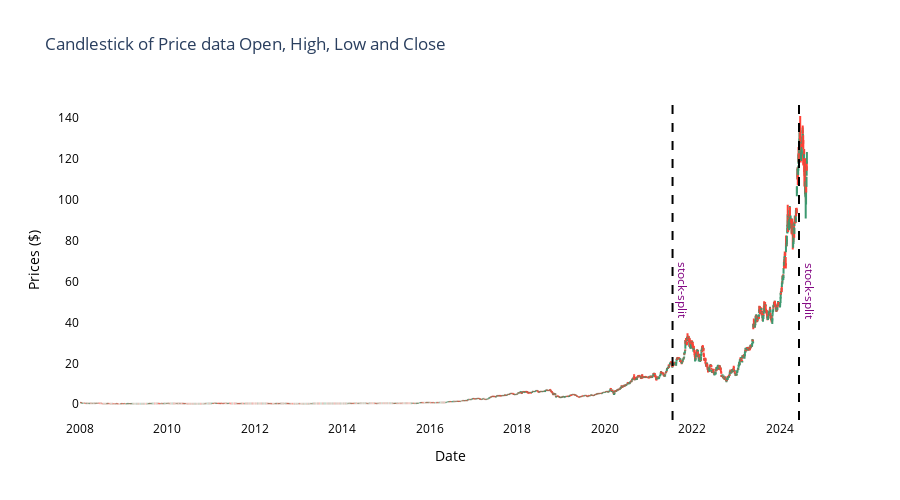

Write notebook code for a chart like this one.
### Code cell
# Plot candlestick of the historical stock data
# stock_split = {'event_dates': ['2024-06-10', '2021-07-20', '2007-09-11', '2006-04-07', '2001-09-12', '2000-06-27'], 'event_title': 'stock-split'}
stock_split = {'event_dates': ['2024-06-10', '2021-07-20'], 'event_title': 'stock-split'}
ldata.plotCandleStick(df, events=stock_split)

### Figure 1 — Plotly figure (JSON) as saved in the notebook; plotly's stock layout.template omitted (floating-point values rounded to 4 significant figures; data arrays with more than 128 entries replaced by an {"elided": "..."} marker saying what was removed)
{"data": [{"close": {"elided": "4184 float values"}, "high": {"elided": "4184 float values"}, "low": {"elided": "4184 float values"}, "open": {"elided": "4184 float values"}, "x": {"elided": "4184 str values"}, "type": "ohlc"}], "layout": {"shapes": [{"line": {"color": "black", "dash": "dash", "width": 2}, "type": "line", "x0": "2024-06-10", "x1": "2024-06-10", "xref": "x", "y0": 0, "y1": 1, "yref": "paper"}, {"line": {"color": "black", "dash": "dash", "width": 2}, "type": "line", "x0": "2021-07-20", "x1": "2021-07-20", "xref": "x", "y0": 0, "y1": 1, "yref": "paper"}], "annotations": [{"font": {"color": "purple", "size": 12}, "showarrow": false, "text": "stock-split", "textangle": 90, "x": "2024-06-10", "xanchor": "left", "xref": "x", "y": 0.5, "yanchor": "top", "yref": "paper"}, {"font": {"color": "purple", "size": 12}, "showarrow": false, "text": "stock-split", "textangle": 90, "x": "2021-07-20", "xanchor": "left", "xref": "x", "y": 0.5, "yanchor": "top", "yref": "paper"}], "xaxis": {"rangeslider": {"visible": false}, "title": {"text": "Date"}, "color": "black", "zeroline": true}, "yaxis": {"title": {"text": "Prices ($)"}, "color": "black", "zeroline": true}, "title": {"text": "Candlestick of Price data Open, High, Low and Close"}, "width": 900, "height": 500, "plot_bgcolor": "rgba(255, 255, 255, 1)", "paper_bgcolor": "rgba(255, 255, 255, 1)"}}
